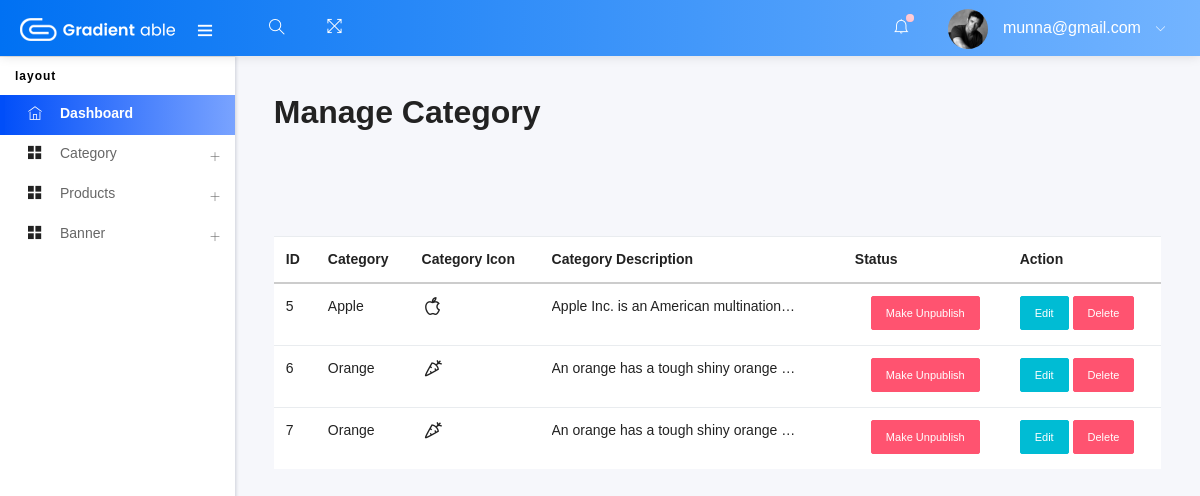
The page /admin/manage-category.php (signed in) on the database its author committed.
### tables this page shows
CREATE TABLE `category` (
  `ctg_id` int(11) NOT NULL,
  `ctg_icon` varchar(255) NOT NULL,
  `ctg_name` varchar(255) NOT NULL,
  `ctg_des` varchar(255) NOT NULL,
  `ctg_status` tinyint(200) NOT NULL DEFAULT 1
);

### admin/manage-category.php (called while the page is built, shortened)
<?php
include("template.php");

### admin/class/adminBack.php (called while the page is built, shortened)
<?php
class adminBack
{
    private $conn;
    public function __construct()
    {
        $dbhost = "127.0.0.1";
        $dbuser = "root";
        $dbpass = "";
        $dbname = "ecom02";
        $this->conn = mysqli_connect($dbhost, $dbuser, $dbpass, $dbname);
    }
    function displayCategory()
    {
        $query = "SELECT * FROM category";
        if (mysqli_query($this->conn, $query)) {
            $result_ctg = mysqli_query($this->conn, $query);
            return $result_ctg;
        } else {
            echo "Couldn't Load Data Correctly";
        }
    }
}

### admin/views/manage-category-view.php (the view, shortened to what this page needs)
<?php
$obj_adminBack = new adminBack();
$ctg_result = $obj_adminBack->displayCategory();
?>
<h2 class="mb-5">Manage Category</h2>
<p class="alert">
</p>
<table class="table bg-white">
    <thead>
        <tr>
            <th>ID</th>
            <th>Category</th>
            <th>Category Icon</th>
            <th>Category Description</th>
            <th>Status</th>
            <th>Action</th>
        </tr>
    </thead>
    <tbody>
        <?php
        while ($ctg = mysqli_fetch_assoc($ctg_result)) {
        ?>
            <tr>
                <td><?php echo $ctg['ctg_id'] ?></td>
                <td><?php echo $ctg['ctg_name'] ?></td>
                <td><?php echo $ctg['ctg_icon'] ?></td>
                <td>
                    <p class="ctg_des"><?php echo $ctg['ctg_des'] ?></p>
                </td>
                <td>
                    <?php
                    if ($ctg['ctg_status'] == 0) {
                    ?>
                        <a href="?status=publish&&id=<?php echo $ctg['ctg_id'] ?>" class="btn btn-success btn-sm ml-3">Make Publish</a>
                    <?php
                    } else if ($ctg['ctg_status'] == 1) {
                    ?>
                        <a href="?status=unpublish&&id=<?php echo $ctg['ctg_id'] ?>" class="btn btn-danger btn-sm ml-3">Make Unpublish</a>
                    <?php
                    }
                    ?>
                </td>
                <td>
                    <a class="btn-sm btn btn-info" href="edit-category.php?status=edit&&id=<?php echo $ctg['ctg_id'] ?>">Edit</a>
                    <a class="btn-sm btn btn-danger" href="?status=delete&&id=<?php echo $ctg['ctg_id'] ?>">Delete</a>
                </td>
            </tr>
        <?php
        }
        ?>
    </tbody>
</table>

### rows shown on the page
category: ctg_id "5", ctg_name "Apple", ctg_des "Apple Inc. is an American multination…"
category: ctg_id "6", ctg_name "Orange", ctg_des "An orange has a tough shiny orange…"
category: ctg_id "7", ctg_name "Orange", ctg_des "An orange has a tough shiny orange…"

### other values the page prints
$_SESSION['admin_email'] "munna@gmail.com"
